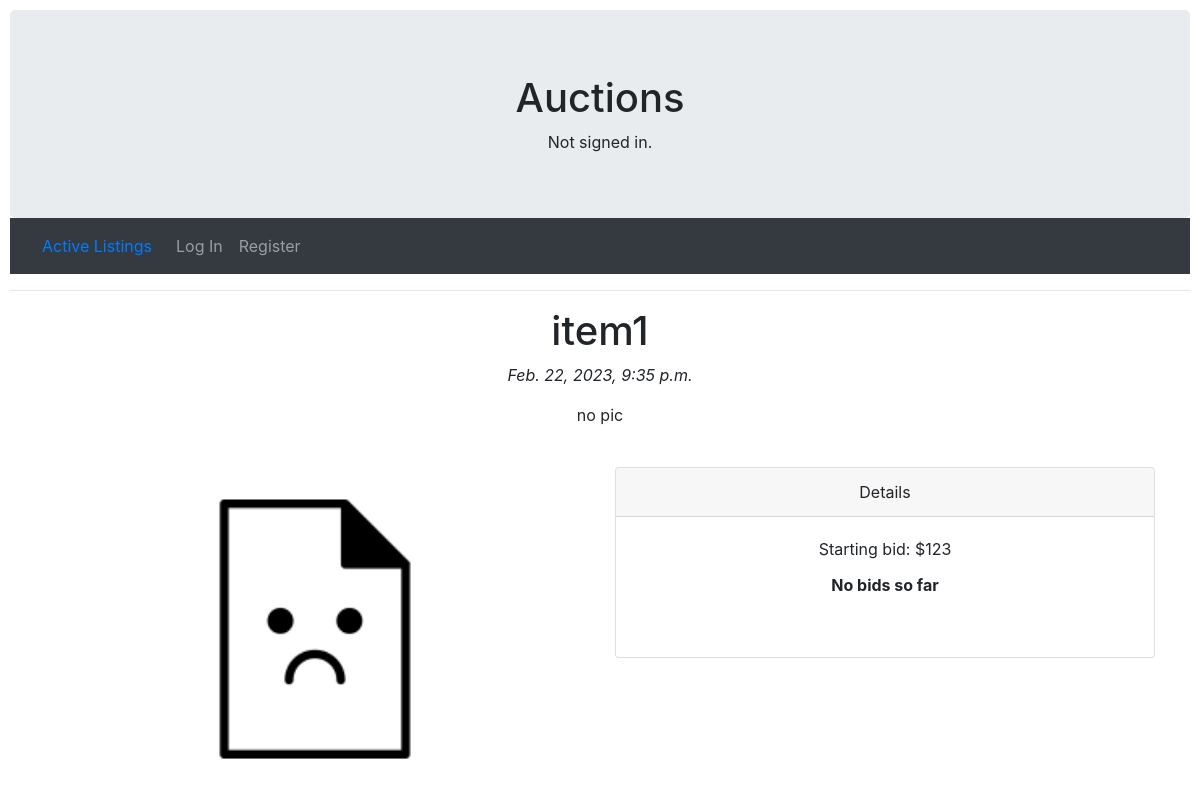
Screenshot of /details/item1/ with the database file from the repository.
### auctions/models.py (models this page shows)
class Listing(models.Model):
    listing_name = models.CharField(primary_key=True, max_length=64)
    listing_desc = models.CharField(max_length=256)
    starting_bid = models.IntegerField()
    current_bid = models.ForeignKey(Bid, on_delete=models.CASCADE, null=True, blank=True)
    creator = models.ForeignKey(User, on_delete=models.CASCADE)
    post_date = models.DateTimeField(default=now, editable=False)
    picture = models.ImageField(blank=True, null=True, upload_to="images/")

### auctions/views.py (the view)
# urls.py: path("details/<str:item>/", views.details, name="details"),
def details(request, item):
    listing = Listing.objects.get(listing_name=item)
    return render(request, "auctions/details.html", {
        'listing': listing,
    })

### auctions/templates/auctions/details.html (shortened to what this page needs)
{% extends "auctions/layout.html" %}
{% block body %}
<div class="container text-center">
    <h1>{{listing.listing_name}}</h1>
    <p><em>{{listing.post_date}}</em></p>
    <p>{{listing.listing_desc}}</p>
    <br>
    <div class="row">
        <div class="col-sm-6">
            <img src="{{listing.picture.url}}" alt="{{listing.listing_name}}" width="60%">
        </div>
        <div class="col-sm-6">
            <div class="card">
                <div class="card-header">
                    Details
                </div>
                <div class="card-body">
                    <p class="card-title">Starting bid: ${{listing.starting_bid}}</p>
                    {% if listing.current_bid %}
                    <p class="card-text"><strong>Starting bid: ${{listing.current_bid}}</strong></p><br>
                    {% else %}
                    <p><strong>No bids so far</strong></p><br>
                    {% endif %}
                </div>
            </div>
        </div>
    </div>
</div>
{% endblock %}

### auctions/static/auctions/styles.css (style rules this page uses)
body { padding: 10px; }

### rows the page displays
Listing: listing_name "item1", post_date "Feb. 22, 2023, 9:35 p.m.", listing_desc "no pic", picture (placeholder picture), starting_bid "123"
